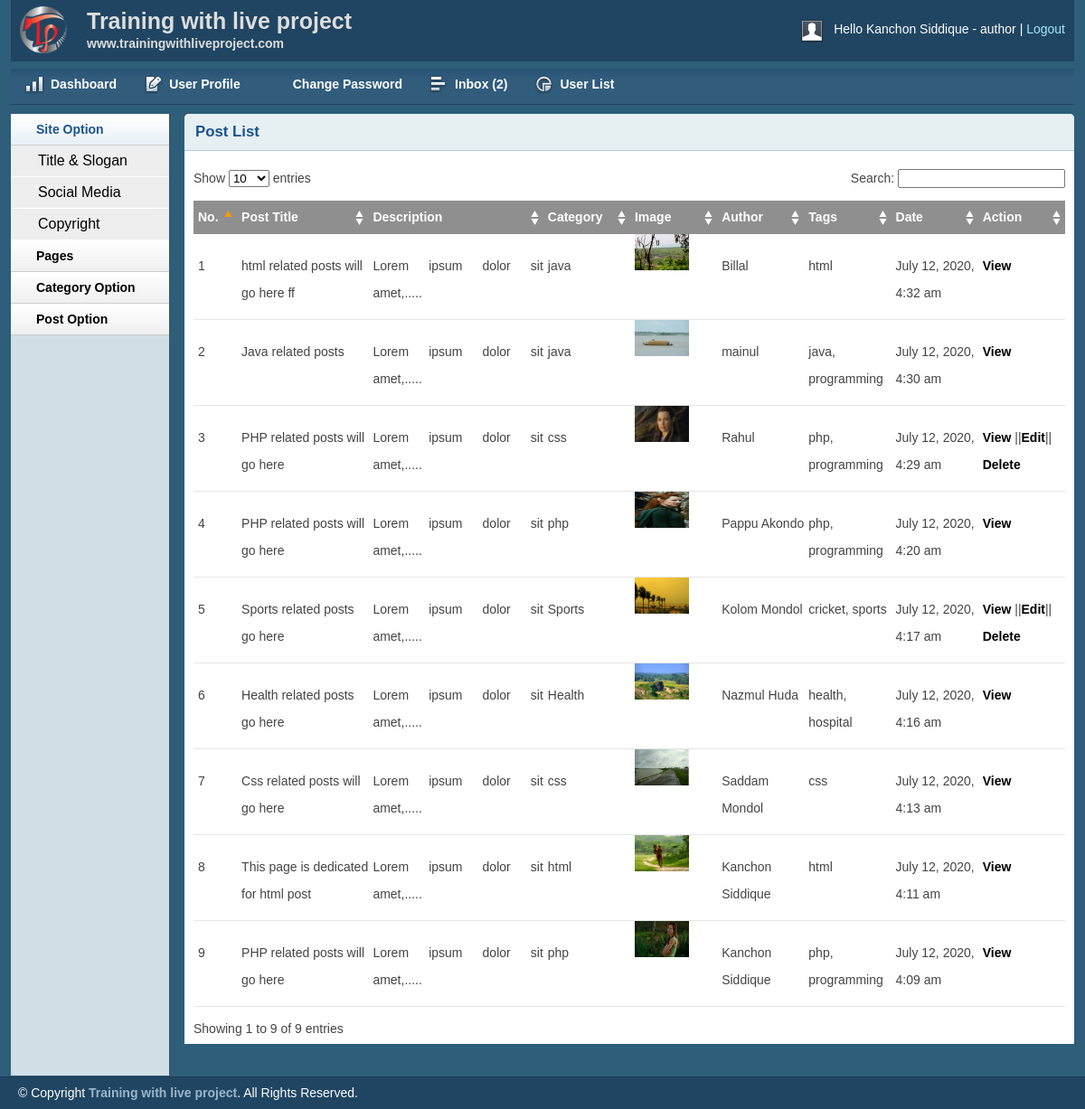
The app's page /admin/postlist.php (signed in) with its own data.
### tables this page shows
CREATE TABLE `tbl_post` (
  `id` int(11) NOT NULL,
  `cat` int(11) NOT NULL,
  `title` varchar(255) NOT NULL,
  `body` text NOT NULL,
  `image` varchar(255) NOT NULL,
  `author` varchar(255) NOT NULL,
  `tags` varchar(255) NOT NULL,
  `date` timestamp NOT NULL DEFAULT CURRENT_TIMESTAMP,
  `userid` int(11) NOT NULL
);

CREATE TABLE `tbl_category` (
  `id` int(11) NOT NULL,
  `name` varchar(255) NOT NULL
);

### classes/Post.php (called while the page is built, shortened)
<?php
$filepath = realpath(dirname(__FILE__));
include_once($filepath . '/../lib/Database.php');
include_once($filepath . '/../helpers/Format.php');
?>
<?php
class Post
{
    private $db;
    public function __construct()
    {
        $this->db = new Database();
    }
    public function getAllPostList()
    {
        $query  = "SELECT p.*,c.name FROM tbl_post AS p,tbl_category AS c
                WHERE p.cat = c.id ORDER BY p.id DESC ";
        $result = $this->db->select($query);
        return $result;
    }
}

### lib/Database.php (called while the page is built, shortened)
<?php
Class Database
{
    public $host = DB_HOST;
    public $user = DB_USER;
    public $pass = DB_PASS;
    public $dbname = DB_NAME;
    public $link;
    private function connectDB()
    {
        $this->link = new mysqli($this->host, $this->user, $this->pass, $this->dbname);
    }
    public function select($query)
    {
        $result = $this->link->query($query) or die($this->link->error . __LINE__);
        if ($result->num_rows > 0) {
            return $result;
        } else {
            return false;
        }
    }
}

### helpers/Format.php (called while the page is built, shortened)
<?php
class Format
{
    public function formatDate($date)
    {
        return date('F j, Y, g:i a', strtotime($date));
    }
    public function textShorten($text, $limit = 400)
    {
        $text = $text . " ";
        $text = substr($text, 0, $limit);
        $text = substr($text, 0, strrpos($text, ' '));
        $text = $text . ".....";
        return $text;
    }
}

### lib/Session.php (called while the page is built, shortened)
<?php
class Session
{
    public static function get($key)
    {
        if (isset($_SESSION[$key])) {
            return $_SESSION[$key];
        } else {
            return false;
        }
    }
}

### admin/postlist.php (the view, shortened to what this page needs)
<?php include "inc/header.php"; ?>
<?php include "inc/sidebar.php"; ?>
<div class="grid_10">
    <div class="box round first grid">
        <h2>Post List</h2>
        <div class="block">
            <table class="data display datatable" id="example">
                <thead>
                <tr>
                    <th width="5%">No.</th>
                    <th width="15%">Post Title</th>
                    <th width="20%">Description</th>
                    <th width="10%">Category</th>
                    <th width="10%">Image</th>
                    <th width="10%">Author</th>
                    <th width="10%">Tags</th>
                    <th width="10%">Date</th>
                    <th width="10%">Action</th>
                </tr>
                </thead>
                <tbody>
                <?php
                $getPost = $post->getAllPostList();
                if ($getPost) {
                    $i = 0;
                    while ($result = $getPost->fetch_assoc()) {
                        $i++;
                        ?>
                        <tr class="odd gradeX">
                            <td><?php echo $i; ?></td>
                            <td><?php echo $result['title']; ?></td>
                            <td><?php echo $fm->textShorten($result['body'], 50); ?></td>
                            <td><?php echo $result['name']; ?></td>
                            <td><img src="<?php echo $result['image']; ?>" height="40px" width="60px"/></td>
                            <td><?php echo $result['author']; ?></td>
                            <td><?php echo $result['tags']; ?></td>
                            <td><?php echo $fm->formatDate($result['date']); ?></td>
                            <td>
                                <a href="viewpost.php?viewpostid=<?php echo $result['id']; ?>">View</a>
                                <?php
                                if (Session::get('userId') == $result['userid'] || Session::get('userrole') == '0') { ?>
                                    ||<a href="editpost.php?editpostid=<?php echo $result['id']; ?>">Edit</a>||
                                    <a onclick="return confirm('Are you Sure to Delete !!')"
                                       href="?delpostid=<?php echo $result['id']; ?>">Delete</a>
                                <?php }
                                ?>
                            </td>
                        </tr>
                        <?php
                    }
                }
                ?>
                </tbody>
            </table>
        </div>
    </div>
</div>
<?php include "inc/footer.php"; ?>

### admin/css/layout.css (style rules this page uses)
body { background: #fff none repeat scroll 0 0; color: #444; font-size: 14px; padding: 0; }
a { color: #000; font-weight:bold; text-decoration: none; }
h1, h2, h3, h4, h5, h6 { line-height:1.2em; margin-bottom:.3em; }
h2 { margin-top:1em; }
.box { background:#fff; margin-bottom:20px; padding:10px 10px 10px 10px; margin-left:-8px; }
.box.grid { padding-bottom:40px; }
.box.round { -moz-border-radius: 5px 5px 0px 0px; -webkit-border-radius: 5px 5px 0px 0px; border-radius: 5px 5px 0px 0px; }
.box h2 { font-size:1.2em; font-weight:bold; color:#1B548D; background:#E6F0F3; margin:-10px -10px 0 -10px; padding:10px 12px; border-bottom:1px solid #B3CBD6; -moz-border-radius: 5px 5px 0px 0px; -webkit-border-radius: 5px 5px 0px 0px; border-radius: 5px 5px 0px 0px; }
.box.first { min-height: 406px; }
.block { padding-top:20px; }
p { margin-bottom:1em; }
.block { padding-bottom:1px; }
table.display { margin: 0 auto; clear: both; width: 100%; }
.sorting_asc { background: #8f8f8f url(../img/table/sort_asc.png) no-repeat center right; padding:8px 5px; text-align:left; color:#fff; }
.sorting { background:#8f8f8f url(../img/table/sort_both.png) no-repeat center right; padding:8px 5px; text-align:left; color:#fff; }
tr.odd { height: 30px; line-height: 30px; border-bottom:1px solid #e6e6e6; }
tr.even { height: 30px; line-height: 30px; border-bottom:1px solid #e6e6e6; }
tr.odd td, tr.even td { padding-left:5px; }

### records on screen
tbl_post: title "html related posts will go here ff", body "Lorem ipsum dolor sit amet,.....", tbl_category.name "java", image (picture), author "Billal", tags "html", date "July 12, 2020, 4:32 am"
tbl_post: title "Java related posts", body "Lorem ipsum dolor sit amet,.....", tbl_category.name "java", image (picture), author "mainul", tags "java, programming", date "July 12, 2020, 4:30 am"
tbl_post: title "PHP related posts will go here", body "Lorem ipsum dolor sit amet,.....", tbl_category.name "css", image (picture), author "Rahul", tags "php, programming", date "July 12, 2020, 4:29 am"
tbl_post: title "PHP related posts will go here", body "Lorem ipsum dolor sit amet,.....", tbl_category.name "php", image (picture), author "Pappu Akondo", tags "php, programming", date "July 12, 2020, 4:20 am"
tbl_post: title "Sports related posts go here", body "Lorem ipsum dolor sit amet,.....", tbl_category.name "Sports", image (picture), author "Kolom Mondol", tags "cricket, sports", date "July 12, 2020, 4:17 am"
tbl_post: title "Health related posts go here", body "Lorem ipsum dolor sit amet,.....", tbl_category.name "Health", image (picture), author "Nazmul Huda", tags "health, hospital", date "July 12, 2020, 4:16 am"
tbl_post: title "Css related posts will go here", body "Lorem ipsum dolor sit amet,.....", tbl_category.name "css", image (picture), author "Saddam Mondol", tags "css", date "July 12, 2020, 4:13 am"
tbl_post: title "This page is dedicated for html post", body "Lorem ipsum dolor sit amet,.....", tbl_category.name "html", image (picture), author "Kanchon Siddique", tags "html", date "July 12, 2020, 4:11 am"
tbl_post: title "PHP related posts will go here", body "Lorem ipsum dolor sit amet,.....", tbl_category.name "php", image (picture), author "Kanchon Siddique", tags "php, programming", date "July 12, 2020, 4:09 am"

### other values on screen
Session::get('name') "Kanchon Siddique"
Session::get('username') "author"
$count "2"
